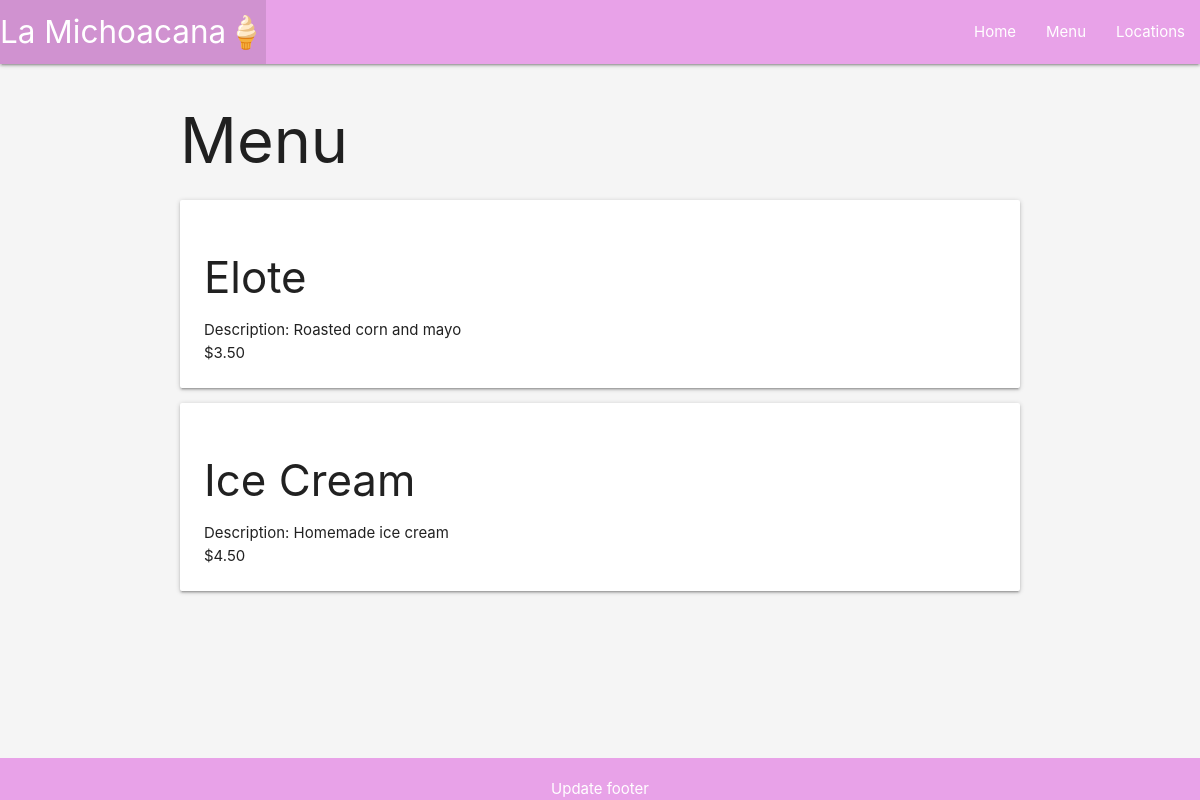
/restaurant/menu/, run on an earlier commit of the app's database.
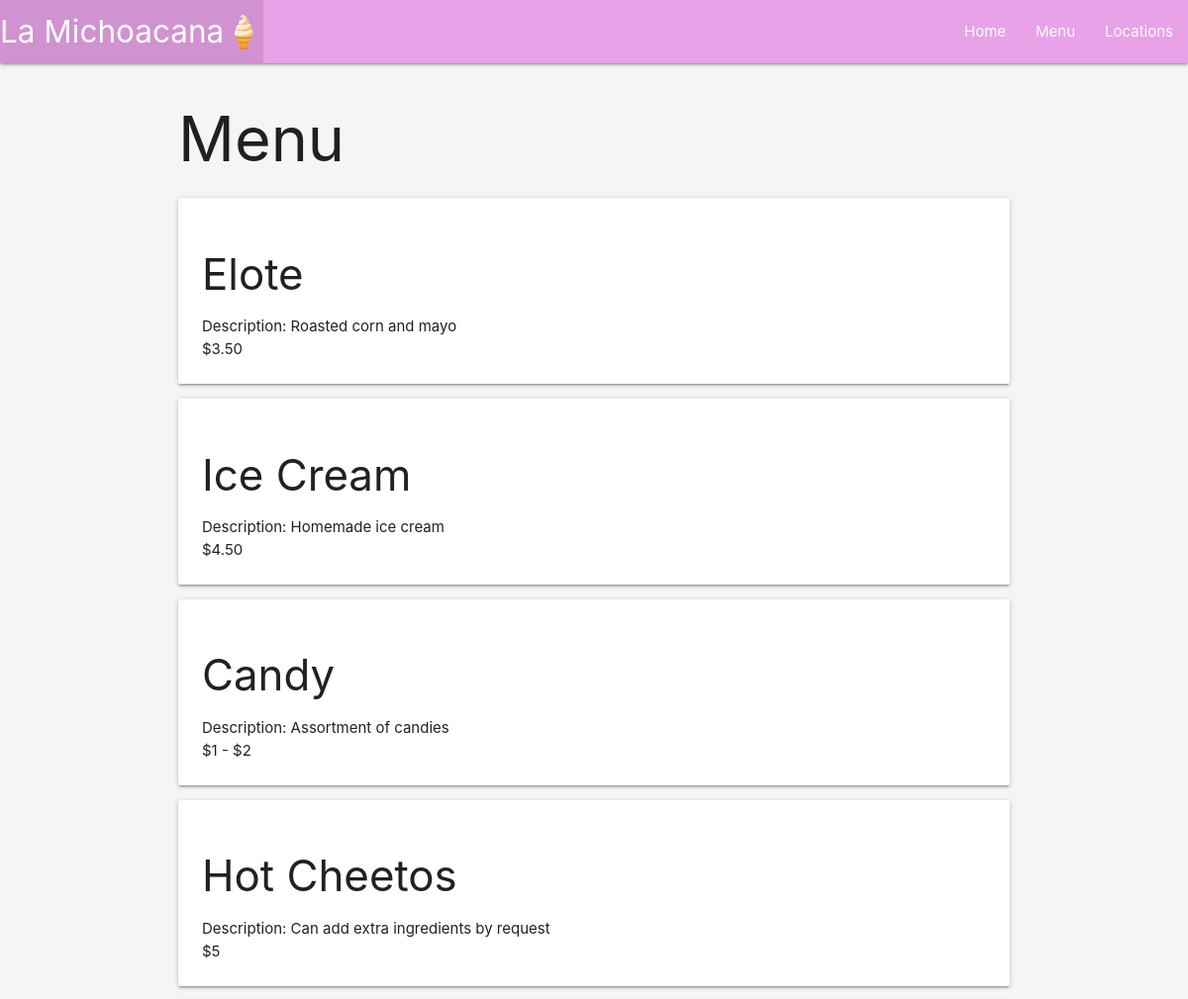
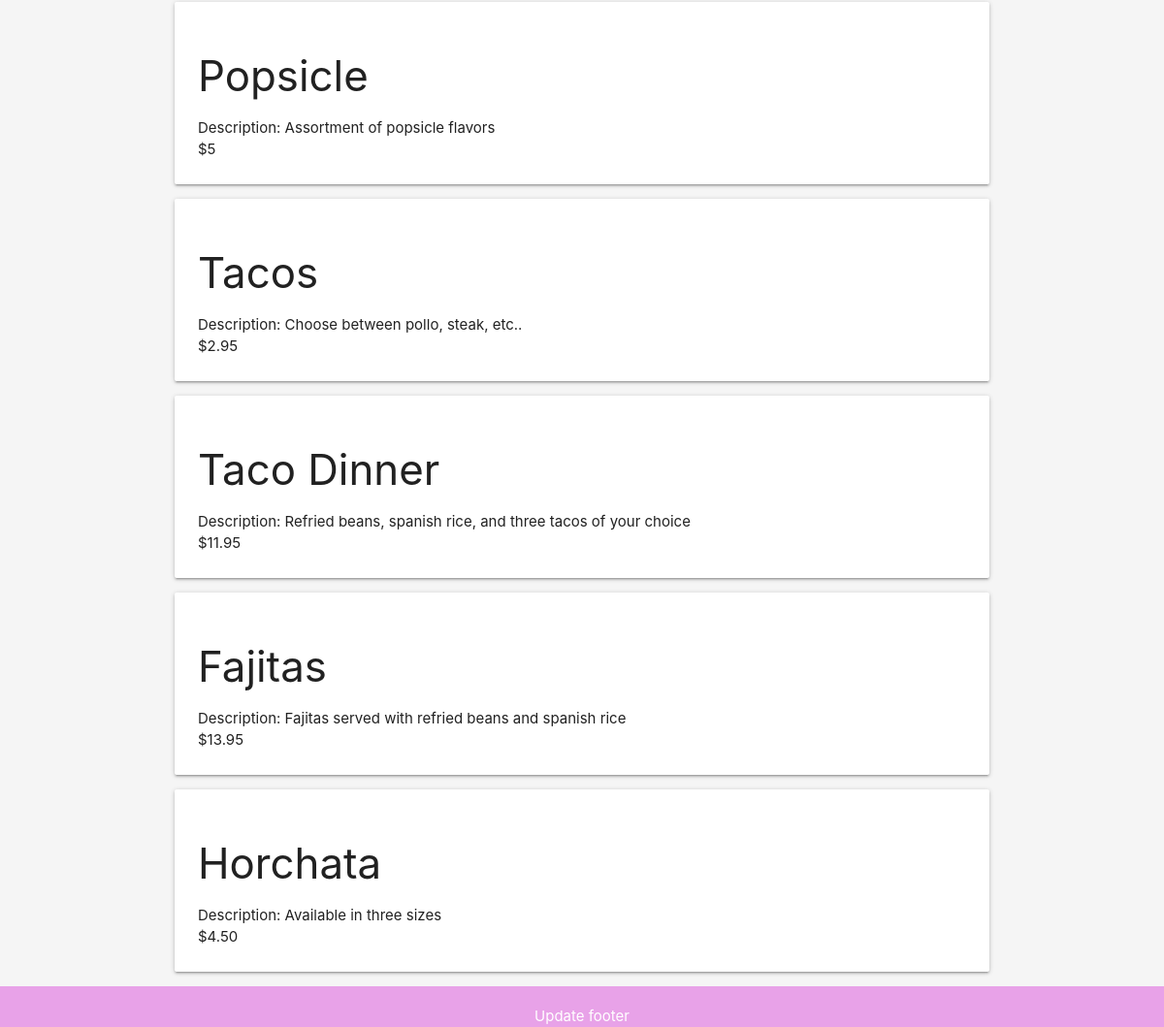
And on a later commit of the database (2 pictures, top to bottom).
### restaurant/models.py (models this page shows, shortened)
class Item(models.Model):
    food_name = models.CharField(max_length=200)
    food_desc = models.CharField(max_length=200)
    food_price = models.CharField(max_length=200)

### restaurant/views.py (the view)
# urls.py: path('menu/', views.menu, name='menu'),
def menu(request):
    queryset = Item.objects.all()
    context = {
        'object_list': queryset
    }
    return render(request, 'menu.html', context)

### restaurant/templates/menu.html
{% extends 'base.html' %}
{% block content %}
<h1>Menu</h1>
{% for item in object_list %}
    <div class="card">
        <div class="card-content">
            <h3>{{item.food_name}}</h3>
            <p>Description: {{item.food_desc}}</p>
            <p>{{item.food_price}}</p>
        </div>
    </div>
{% endfor %}
{% endblock %}

### restaurant/templates/base.html (shortened to what this page needs)
<!DOCTYPE html>
<html>
    <head>
        <link rel="stylesheet" href="https://cdnjs.cloudflare.com/ajax/libs/materialize/1.0.0/css/materialize.min.css">
        <link rel="stylesheet" type="text/css" href="{% static 'css/style.css' %}">
    </head>
    <body>
        <header class='navbar-fixed'>
            <nav>
                <div class="nav-wrapper">
                    <ul>
                        <li><a href="/" class="left brand-logo">La Michoacana🍦</a></li>
                    </ul>
                    <ul class="right">
                        <li><a href="{% url 'home' %}">Home</a></li>
                        <li><a href="{% url 'menu' %}">Menu</a></li>
                        <li><a href="{% url 'locations' %}">Locations</a></li>
                    </ul>
                </div>
            </nav>
        </header>
        <main class="container">
            {% block content %}
            {% endblock %}
        </main>
        <footer class="page-footer">Update footer</footer>
    </body>
</html>

### restaurant/static/css/style.css (style rules this page uses)
body { background-color: whitesmoke; display: flex; min-height: 100vh; flex-direction: column; }
main { flex: 1 0 auto; }
footer { text-align: center; }
.nav-wrapper, .page-footer { background-color: #E8A2E8 !important; }

What changed in the data, as far as the page shows it:
added Item: food_name "Candy", food_desc "Assortment of candies", food_price "$1 - $2"
added Item: food_name "Hot Cheetos", food_desc "Can add extra ingredients by request", food_price "$5"
added Item: food_name "Popsicle", food_desc "Assortment of popsicle flavors", food_price "$5"
added Item: food_name "Tacos", food_desc "Choose between pollo, steak, etc..", food_price "$2.95"
added Item: food_name "Taco Dinner", food_desc "Refried beans, spanish rice, and three tacos of your choice", food_price "$11.95"
added Item: food_name "Fajitas", food_desc "Fajitas served with refried beans and spanish rice", food_price "$13.95"
added Item: food_name "Horchata", food_desc "Available in three sizes", food_price "$4.50"
